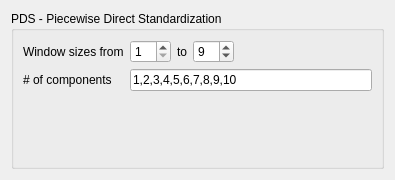
<?xml version="1.0" encoding="UTF-8"?>
<ui version="4.0">
 <class>Form</class>
 <widget class="QWidget" name="Form">
  <property name="geometry">
   <rect>
    <x>0</x>
    <y>0</y>
    <width>395</width>
    <height>180</height>
   </rect>
  </property>
  <property name="sizePolicy">
   <sizepolicy hsizetype="Ignored" vsizetype="Ignored">
    <horstretch>0</horstretch>
    <verstretch>0</verstretch>
   </sizepolicy>
  </property>
  <property name="windowTitle">
   <string>Form</string>
  </property>
  <layout class="QVBoxLayout" name="verticalLayout">
   <item>
    <widget class="QGroupBox" name="formGroupBox">
     <property name="title">
      <string>PDS - Piecewise Direct Standardization</string>
     </property>
     <layout class="QFormLayout" name="formLayout">
      <item row="1" column="0">
       <widget class="QLabel" name="winsize_label">
        <property name="text">
         <string>Window sizes from</string>
        </property>
       </widget>
      </item>
      <item row="1" column="1">
       <layout class="QHBoxLayout" name="horizontalLayout">
        <item>
         <widget class="QSpinBox" name="winsize_min_spinBox">
          <property name="minimum">
           <number>1</number>
          </property>
          <property name="singleStep">
           <number>2</number>
          </property>
          <property name="value">
           <number>1</number>
          </property>
         </widget>
        </item>
        <item>
         <widget class="QLabel" name="label">
          <property name="text">
           <string>to</string>
          </property>
         </widget>
        </item>
        <item>
         <widget class="QSpinBox" name="winsize_max_spinBox">
          <property name="singleStep">
           <number>2</number>
          </property>
          <property name="value">
           <number>9</number>
          </property>
         </widget>
        </item>
        <item>
         <spacer name="horizontalSpacer">
          <property name="orientation">
           <enum>Qt::Horizontal</enum>
          </property>
          <property name="sizeHint" stdset="0">
           <size>
            <width>40</width>
            <height>20</height>
           </size>
          </property>
         </spacer>
        </item>
       </layout>
      </item>
      <item row="3" column="0">
       <widget class="QLabel" name="pls_nc_label">
        <property name="text">
         <string># of components</string>
        </property>
       </widget>
      </item>
      <item row="3" column="1">
       <widget class="QLineEdit" name="pls_nc_lineEdit">
        <property name="text">
         <string>1,2,3,4,5,6,7,8,9,10</string>
        </property>
       </widget>
      </item>
     </layout>
    </widget>
   </item>
  </layout>
 </widget>
 <resources/>
 <connections/>
</ui>
